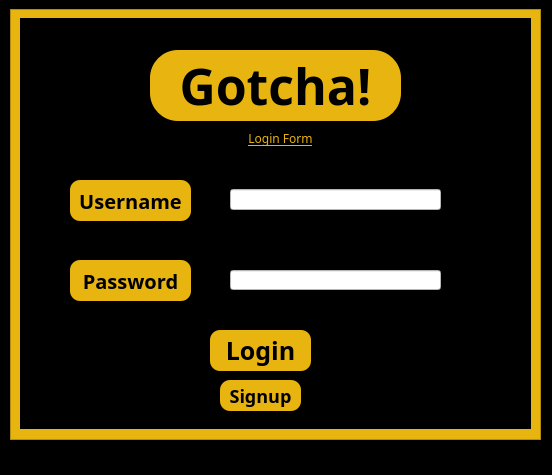
<?xml version="1.0" encoding="UTF-8"?>
<ui version="4.0">
 <class>login</class>
 <widget class="QMainWindow" name="login">
  <property name="geometry">
   <rect>
    <x>0</x>
    <y>0</y>
    <width>552</width>
    <height>475</height>
   </rect>
  </property>
  <property name="windowTitle">
   <string>Gotcha!</string>
  </property>
  <property name="styleSheet">
   <string notr="true">background-color:black;</string>
  </property>
  <widget class="QWidget" name="centralwidget">
   <widget class="QLabel" name="username">
    <property name="geometry">
     <rect>
      <x>70</x>
      <y>180</y>
      <width>121</width>
      <height>41</height>
     </rect>
    </property>
    <property name="font">
     <font>
      <family>gotham</family>
      <pointsize>-1</pointsize>
      <weight>75</weight>
      <bold>true</bold>
     </font>
    </property>
    <property name="styleSheet">
     <string notr="true">
background-color:#E8B510;
text-align:center;
border-radius:10px;
color:black;
font-size:20px;
font-family:gotham;</string>
    </property>
    <property name="text">
     <string>Username</string>
    </property>
    <property name="alignment">
     <set>Qt::AlignCenter</set>
    </property>
    <property name="wordWrap">
     <bool>false</bool>
    </property>
   </widget>
   <widget class="QLabel" name="password">
    <property name="geometry">
     <rect>
      <x>70</x>
      <y>260</y>
      <width>121</width>
      <height>41</height>
     </rect>
    </property>
    <property name="font">
     <font>
      <family>gotham</family>
      <pointsize>-1</pointsize>
      <weight>75</weight>
      <bold>true</bold>
     </font>
    </property>
    <property name="styleSheet">
     <string notr="true">
background-color:#E8B510;
text-align:center;
border-radius:10px;
color:black;
font-size:20px;
font-family:gotham;</string>
    </property>
    <property name="text">
     <string>Password</string>
    </property>
    <property name="alignment">
     <set>Qt::AlignCenter</set>
    </property>
   </widget>
   <widget class="QLineEdit" name="lineEdit">
    <property name="geometry">
     <rect>
      <x>230</x>
      <y>189</y>
      <width>211</width>
      <height>21</height>
     </rect>
    </property>
    <property name="styleSheet">
     <string notr="true">background-color:white</string>
    </property>
   </widget>
   <widget class="QLineEdit" name="lineEdit_2">
    <property name="geometry">
     <rect>
      <x>230</x>
      <y>270</y>
      <width>211</width>
      <height>20</height>
     </rect>
    </property>
    <property name="styleSheet">
     <string notr="true">background-color:white</string>
    </property>
    <property name="echoMode">
     <enum>QLineEdit::Password</enum>
    </property>
   </widget>
   <widget class="QLabel" name="username_2">
    <property name="geometry">
     <rect>
      <x>150</x>
      <y>50</y>
      <width>251</width>
      <height>71</height>
     </rect>
    </property>
    <property name="font">
     <font>
      <family>gotham</family>
      <pointsize>-1</pointsize>
      <weight>75</weight>
      <bold>true</bold>
     </font>
    </property>
    <property name="styleSheet">
     <string notr="true">background-color:#E8B510;
padding:10px;
border-radius:28px;
color:black;
font-size:50px;
font-family:gotham;</string>
    </property>
    <property name="text">
     <string>Gotcha!</string>
    </property>
    <property name="alignment">
     <set>Qt::AlignCenter</set>
    </property>
    <property name="wordWrap">
     <bool>false</bool>
    </property>
   </widget>
   <widget class="QPushButton" name="login_2">
    <property name="geometry">
     <rect>
      <x>210</x>
      <y>330</y>
      <width>101</width>
      <height>41</height>
     </rect>
    </property>
    <property name="font">
     <font>
      <family>gotham</family>
      <pointsize>-1</pointsize>
      <weight>75</weight>
      <bold>true</bold>
     </font>
    </property>
    <property name="styleSheet">
     <string notr="true">background-color:#E8B510;
padding:1px;
border-radius:10px;
color:black;
font-size:25px;
font-family:gotham;
</string>
    </property>
    <property name="text">
     <string>Login</string>
    </property>
   </widget>
   <widget class="QPushButton" name="signup">
    <property name="geometry">
     <rect>
      <x>220</x>
      <y>380</y>
      <width>81</width>
      <height>31</height>
     </rect>
    </property>
    <property name="font">
     <font>
      <family>gotham</family>
      <pointsize>-1</pointsize>
      <weight>75</weight>
      <bold>true</bold>
     </font>
    </property>
    <property name="styleSheet">
     <string notr="true">background-color:#E8B510;

border-radius:10px;
color:black;
font-size:18px;
font-family:gotham;</string>
    </property>
    <property name="text">
     <string>Signup</string>
    </property>
   </widget>
   <widget class="QFrame" name="frame">
    <property name="geometry">
     <rect>
      <x>10</x>
      <y>9</y>
      <width>531</width>
      <height>431</height>
     </rect>
    </property>
    <property name="styleSheet">
     <string notr="true">background-color:#E8B510;</string>
    </property>
    <property name="frameShape">
     <enum>QFrame::StyledPanel</enum>
    </property>
    <property name="frameShadow">
     <enum>QFrame::Raised</enum>
    </property>
    <widget class="QFrame" name="frame_2">
     <property name="geometry">
      <rect>
       <x>10</x>
       <y>9</y>
       <width>511</width>
       <height>411</height>
      </rect>
     </property>
     <property name="styleSheet">
      <string notr="true">background-color:black;</string>
     </property>
     <property name="frameShape">
      <enum>QFrame::StyledPanel</enum>
     </property>
     <property name="frameShadow">
      <enum>QFrame::Raised</enum>
     </property>
     <widget class="QLabel" name="label">
      <property name="geometry">
       <rect>
        <x>200</x>
        <y>110</y>
        <width>121</width>
        <height>20</height>
       </rect>
      </property>
      <property name="font">
       <font>
        <family>gotham</family>
        <weight>50</weight>
        <italic>false</italic>
        <bold>false</bold>
        <underline>true</underline>
       </font>
      </property>
      <property name="styleSheet">
       <string notr="true">background-color:black;
color:#E8B510;
font-family:gotham;</string>
      </property>
      <property name="text">
       <string>Login Form</string>
      </property>
      <property name="alignment">
       <set>Qt::AlignCenter</set>
      </property>
     </widget>
    </widget>
   </widget>
   <zorder>frame</zorder>
   <zorder>username</zorder>
   <zorder>password</zorder>
   <zorder>lineEdit</zorder>
   <zorder>lineEdit_2</zorder>
   <zorder>username_2</zorder>
   <zorder>login_2</zorder>
   <zorder>signup</zorder>
  </widget>
  <widget class="QStatusBar" name="statusbar"/>
 </widget>
 <resources/>
 <connections/>
</ui>
